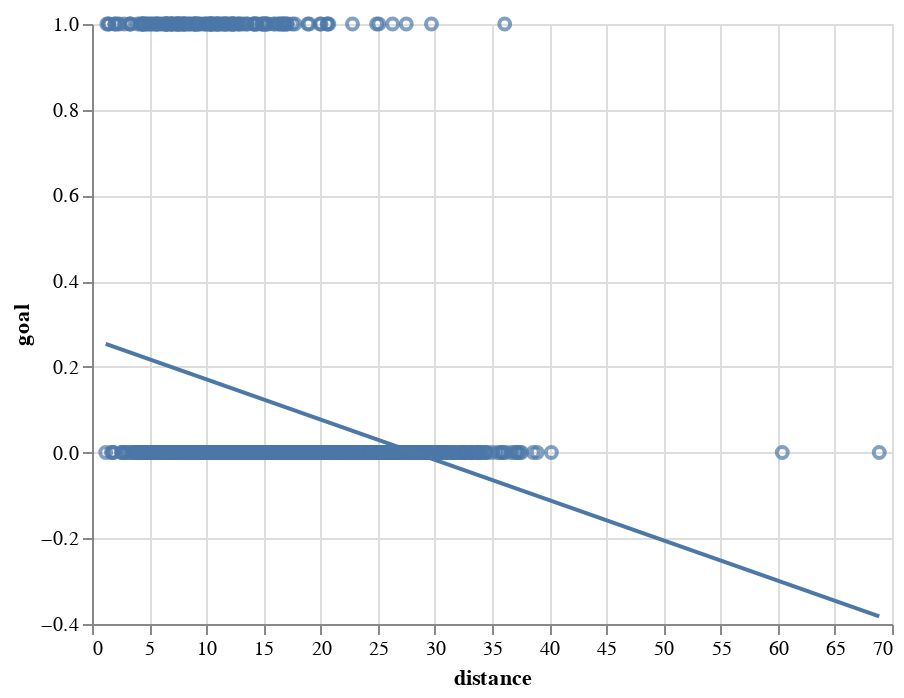

Source (notebook cell):
### Code cell
fig = alt.Chart(df_shot).mark_point().encode(
  x='distance',y='goal')
  
fig + fig.transform_regression('distance','goal').mark_line()

### Figure 1 — Vega-Lite specification as saved in the notebook (floating-point values rounded to 4 significant figures; data arrays with more than 128 entries replaced by an {"elided": "..."} marker saying what was removed)
{"config": {"view": {"continuousWidth": 400, "continuousHeight": 300}}, "layer": [{"mark": "point", "encoding": {"x": {"field": "distance", "type": "quantitative"}, "y": {"field": "goal", "type": "quantitative"}}}, {"mark": "line", "encoding": {"x": {"field": "distance", "type": "quantitative"}, "y": {"field": "goal", "type": "quantitative"}}, "transform": [{"on": "distance", "regression": "goal"}]}], "data": {"name": "data-290eee2bfcd5da0fdc55882cd4f93087"}, "$schema": "https://vega.github.io/schema/vega-lite/v4.17.0.json", "datasets": {"data-290eee2bfcd5da0fdc55882cd4f93087": {"elided": "1382 records"}}}
